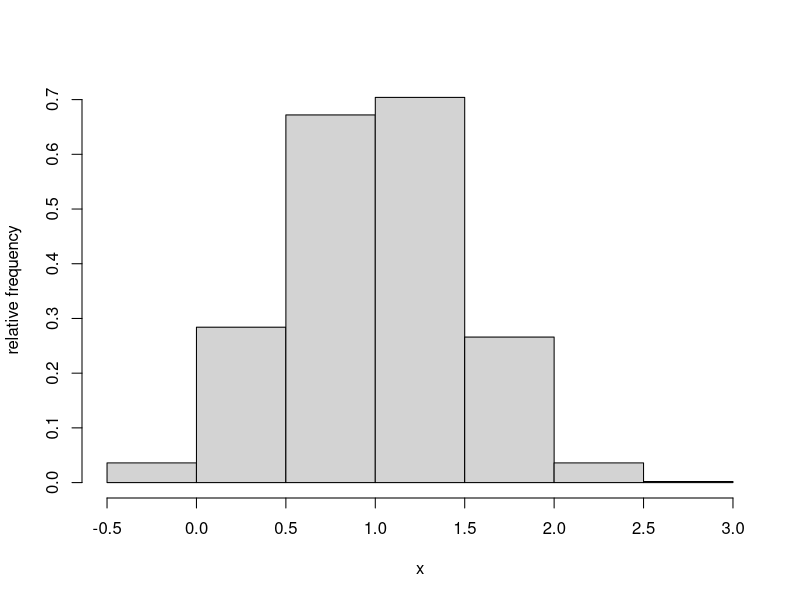
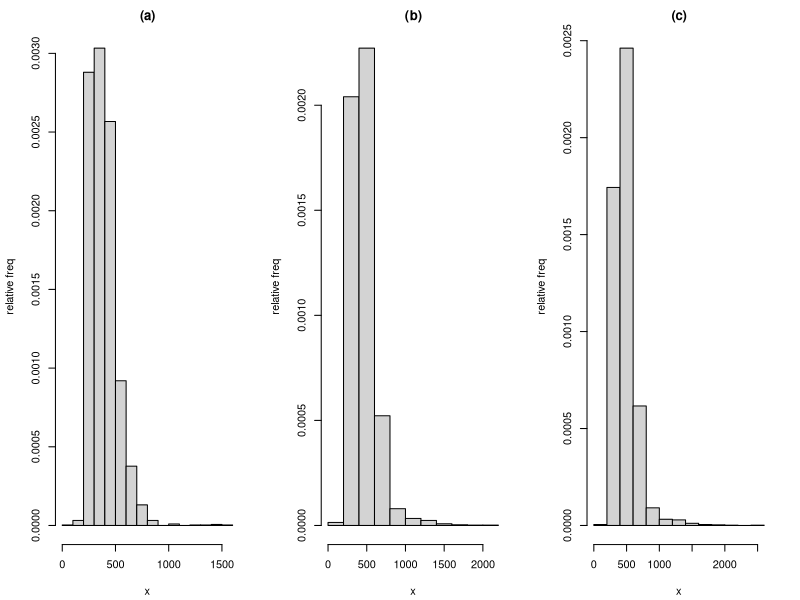
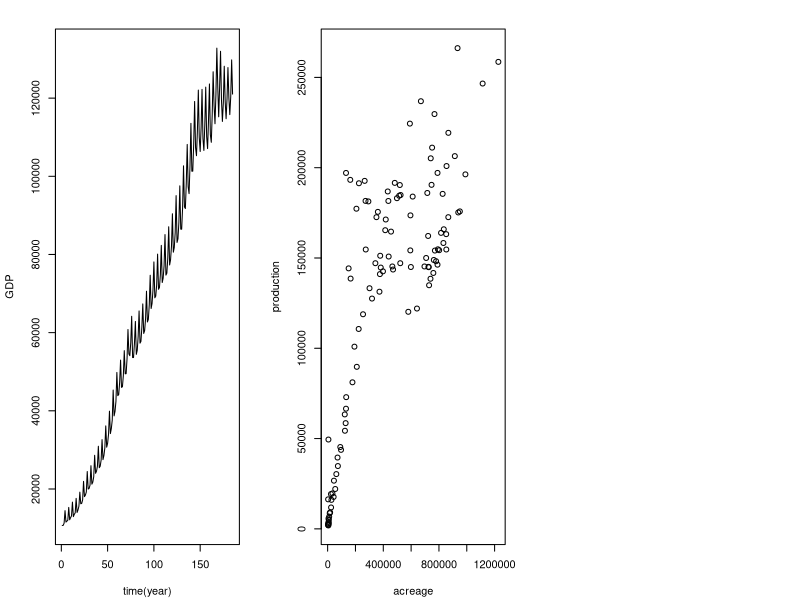

Write the R code that produced these figures, in order.
## ---- chunk 1
data <- read.table("../r3/dataset/random1.txt")
## freq=TRUE 絶対数, FALSE 割合
## xlab, ylab: x軸またはy軸のラベル
## main タイトル
hist(data[,1], freq=FALSE, xlab="x", ylab="relative frequency", main=" ")
## ---- chunk 2
x1 <- read.table("../r3/dataset/PDA-F.txt", header=T)[,1]
x2 <- read.table("../r3/dataset/PDA-L.txt", header=T)[,1]
x3 <- read.table("../r3/dataset/PDA-S.txt", header=T)[,1]
# レイアウトを決める
par(mfrow=c(1,3), oma=c(0,0,0,0) + 0.1, mar=c(4,4,2,2) + 0.1) # omaとmarはconstraints
hist(x1, freq=FALSE, xlab="x", ylab="relative freq", main="(a)")
hist(x2, freq=FALSE, xlab="x", ylab="relative freq", main="(b)")
hist(x3, freq=FALSE, xlab="x", ylab="relative freq", main="(c)")
## ---- chunk 3
data <- read.table("../r3/dataset/GDP.txt")
matplot(data, type="l", xlab="time(year)", ylab="GDP")
## ---- chunk 4
data <- read.table("../r3/dataset/INE.txt", header=T)
plot(data[,1], data[,2], xlab="acreage", ylab="production")
